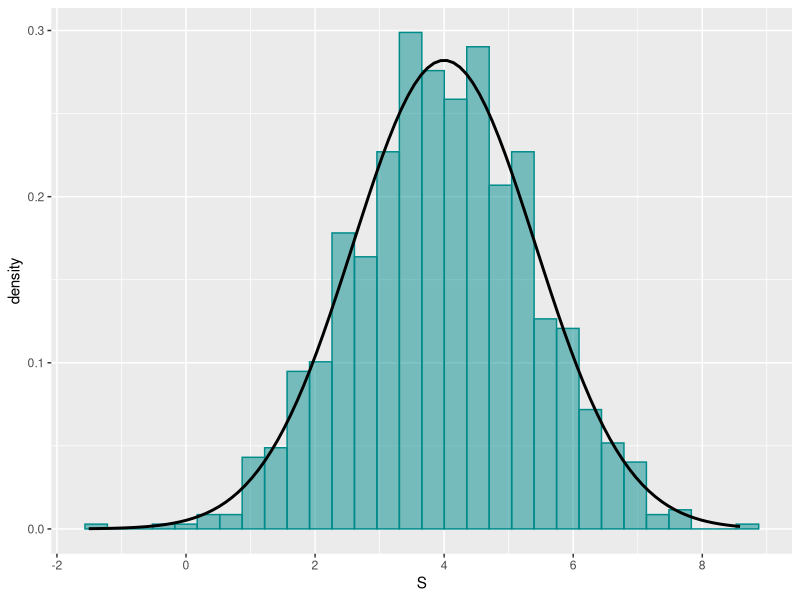
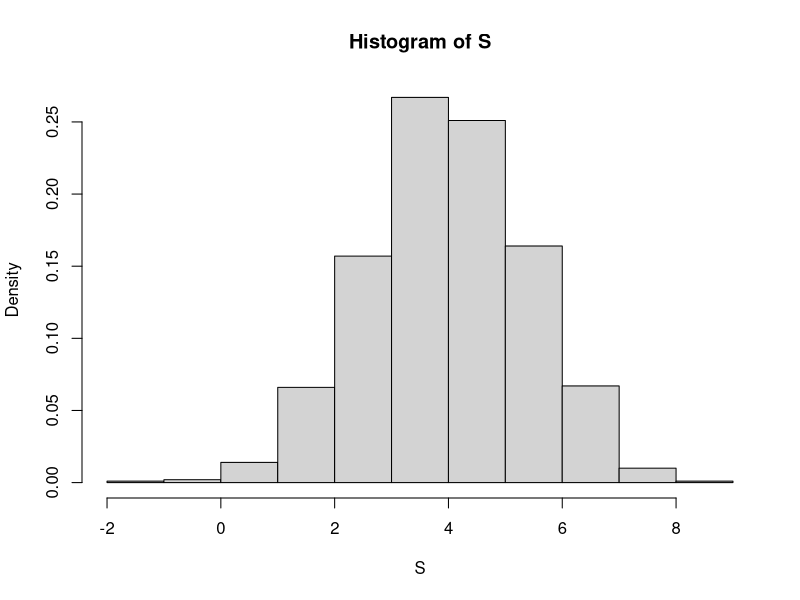
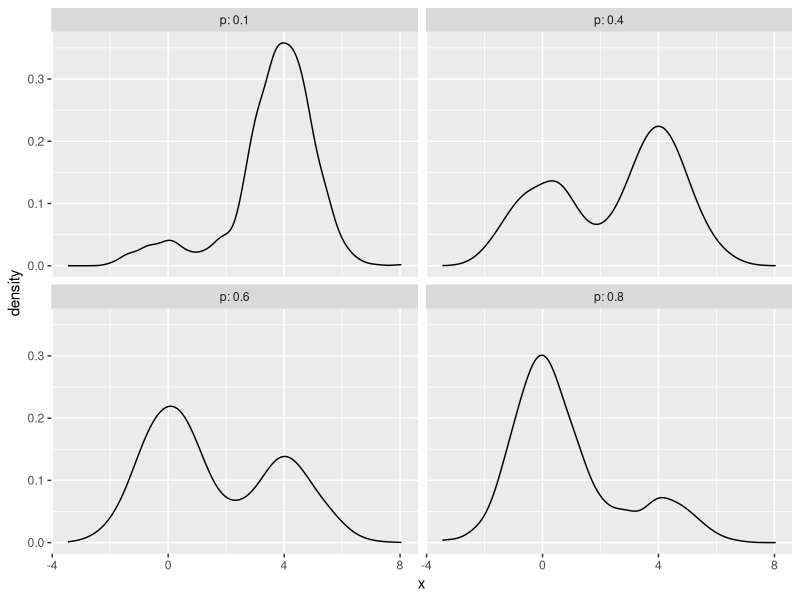
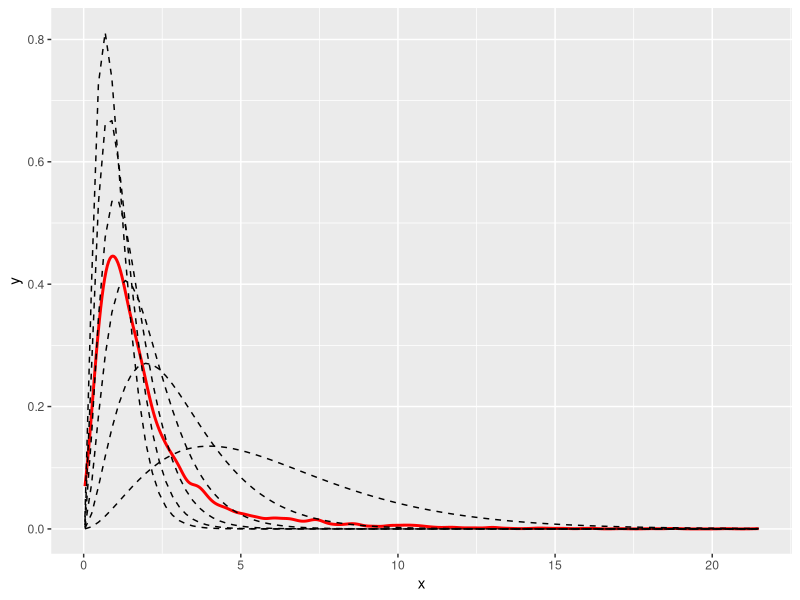
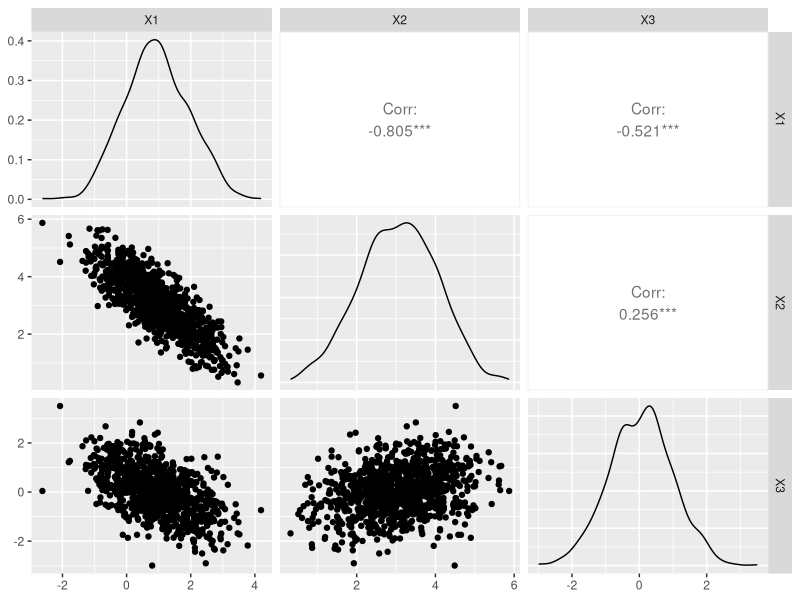

Here is the R script that generated these plots, in order:
###########
########### Sheet 1
###########

################################ Problem 2
library(ggplot2)
# a)
# generall setting
n <- 1000

# Generate 1000 samples of specific normal distribution
X1 <- rnorm(n, mean = 0, sd = 1)
X2 <- rnorm(n, mean = 4, sd = 1)

S <- X1 + X2
# Plot the histogram with the expected density N(4,1) 
p <- ggplot(data = data.frame(S = S), aes(x = S)) + 
  geom_histogram(aes(y = stat(density)), color = "darkcyan", fill = "darkcyan",
                 alpha = 0.5) +
  stat_function(fun = dnorm, args = list(mean = 4, sd = sqrt(2)), size = 1)+
  scale_x_continuous(breaks = seq(-2,10,2))

p

hist(S, probability = TRUE)

# b)
# Here usage of facet_wrap is presented
n <- 1000
p = c(0.1, 0.4, 0.6, 0.8)

generate_gaussian_mixture <- function(p){
  step1 <- sample(c(1, 0), size = n, replace= TRUE, prob = c(p,1-p))
  random_mixture <- step1 *rnorm(1000, mean = 0, sd = 1) + (1-step1)*rnorm(1000, mean = 4, sd = 1)
}

random_mixtures <- lapply(p, generate_gaussian_mixture)

# create nice readable plot

mix_samples <- data.frame(p = rep(p, each = n),x = unlist(random_mixtures))
ggplot(mix_samples, aes(x)) + geom_density() +
  #split the plot by different probabilities
  facet_wrap(~p,labeller = label_both)


################################ Problem 3
# general setting
lambda <- c(0.5, 1, 1.5, 2, 2.5, 3)
theta <- c(0.1, 0.1, 0.2, 0.2, 0.3, 0.1)
n <- 5000

# a)
# the expextation of Gamma mixture
expectation <- (sum(theta*(3/lambda)))

variance <- sum(3*(theta/lambda^2)+9*(theta/lambda^2)) - expectation^2

# b)
step1 <- sample(x = 1:6, size = n, replace = TRUE, prob = theta)

mix_samples <- sapply(step1, FUN = function(idx){return(rgamma(1,shape = 3, rate = lambda[idx]))})

# alternative solution
rate <- sample(x = lambda, size = n, replace = TRUE, prob = theta)
mix_samples <- rgamma(n = n, shape = 3, rate = rate)

p <- ggplot(data = data.frame(x = mix_samples), aes(x)) + geom_density(color = "red", size = 1)

for(lambda_i in lambda){
  p <- p + stat_function(fun = dgamma, args = list(shape = 3, rate = lambda_i),
                         linetype = "dashed")
}
p

################################ Problem 3
# d)

generate_multinorm <- function(n, p, mu, Sigma){
  M <- matrix(mu, n, p, byrow = TRUE)
  
  Z <- matrix(rnorm(n*p), nrow = n, ncol = p)
  
  Q <- chol(Sigma)
  
  X <- Z%*%Q + M
  return(X)
}

n <- 1000
mu <- c(1,3,0)
sigma <- matrix(c(1, -.8, -.5, -.8, 1, .2, -.5, .2, 1), nrow = 3,
                ncol = 3,byrow =  TRUE)

X200 <- generate_multinorm(n = n, p = 3, mu = mu, Sigma = sigma)

library(GGally)
ggpairs(data.frame(X200))

